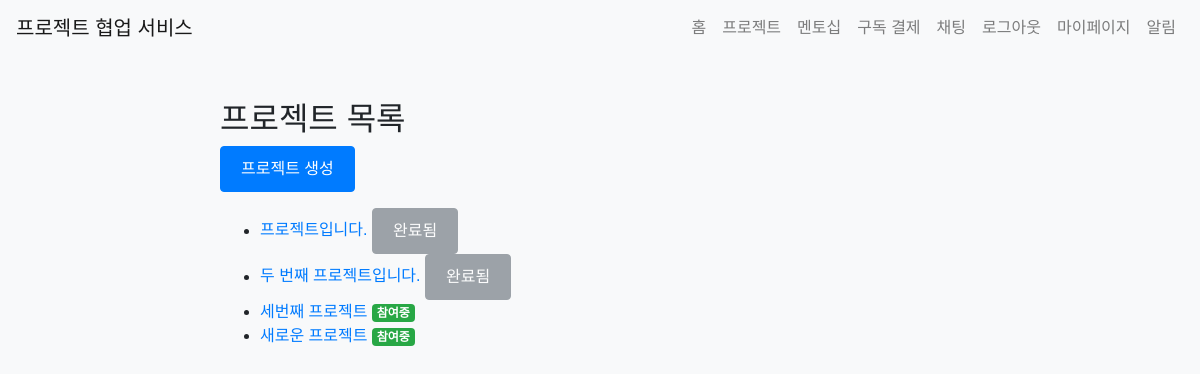
The page /project/list (signed in) on the database its author committed.
### app/models.py (models this page shows)
class Project(db.Model):
    id = db.Column(db.Integer, primary_key=True)
    title = db.Column(db.String(100), nullable=False)
    description = db.Column(db.Text, nullable=False)
    start_date = db.Column(db.Date, nullable=False)
    end_date = db.Column(db.Date, nullable=False)
    created_at = db.Column(db.DateTime, default=datetime.utcnow)
    client_id = db.Column(db.Integer, db.ForeignKey('user.id'), nullable=False)
    client = db.relationship('User', back_populates='created_projects')
    completed = db.Column(db.Boolean, default=False)
    participants = db.relationship('User', secondary='project_participant', back_populates='projects', overlaps="project_participants")
    project_participants = db.relationship('ProjectParticipant', back_populates='project', lazy=True, overlaps="participants,projects")
    overview = db.Column(db.Text)
    requirements = db.Column(db.Text)
    flowchart = db.Column(db.Text)
    timeline = db.Column(db.Text)

### app/views/project.py (the view)
@bp.route('/list')
@login_required
def list_projects():
    form = ProjectParticipationForm()
    projects = Project.query.all()
    return render_template('project/list.html', projects=projects, form=form)

### app/__init__.py (called while the page is built)
@login_manager.user_loader
def load_user(user_id):
    if user_id is not None:
        return User.query.get(int(user_id))
    return None

### app/templates/project/list.html
{% extends 'base.html' %}
{% block content %}
<h2>프로젝트 목록</h2>
<a href="{{ url_for('project.create_project') }}" class="btn btn-primary mb-3">프로젝트 생성</a>
<ul>
{% for project in projects %}
    <li>
        <a href="{{ url_for('project.detail', project_id=project.id) }}">{{ project.title }}</a>
        {% if current_user.is_authenticated %}
            {% if project.completed %}
                <span class="btn btn-secondary disabled">완료됨</span>
            {% elif current_user in project.participants %}
                <span class="badge badge-success">참여중</span>
            {% else %}
                <form action="{{ url_for('project.participate', project_id=project.id) }}" method="post">
                    {{ form.csrf_token }}
                    <button type="submit" class="btn btn-primary">참여하기</button>
                </form>
            {% endif %}
        {% endif %}
    </li>
{% endfor %}
</ul>
{% endblock %}

### app/static/css/style.css (style rules this page uses)
.btn-primary { background-color: #007bff; border-color: #007bff; }
body { font-family: Arial, sans-serif; background-color: #f8f9fa; margin: 0; padding: 0; }
.btn { display: inline-block; padding: 10px 20px; background-color: #007bff; color: #fff; text-decoration: none; border-radius: 4px; cursor: pointer; }
.btn-primary { background-color: #007bff; }

### rows shown on the page
Project: title "프로젝트입니다.", completed "완료됨"
Project: title "두 번째 프로젝트입니다.", completed "완료됨"
Project: title "세번째 프로젝트", completed "참여중"
Project: title "새로운 프로젝트", completed "참여중"
